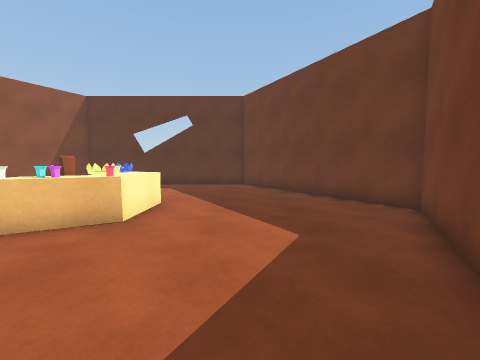
view 1 (above)

12 first-person views from a walk through a Unity game level. The camera is 1.3 m above the floor, tilts 4° down and sees 90° across. The floor is counted in squares, 1 m on a side. Each view is taken from the middle of a square. On the plan, view 1 faces up. The plan holds only what a view shows up to about 12 squares ahead; the rest is blank. The player character is not drawn.

view 2
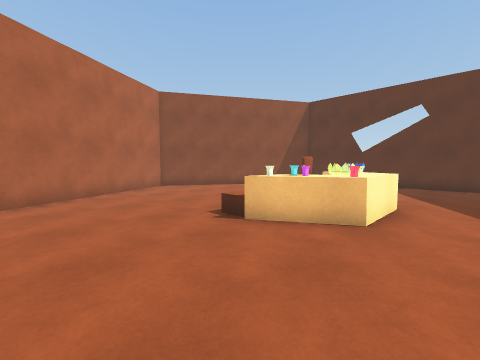

view 3
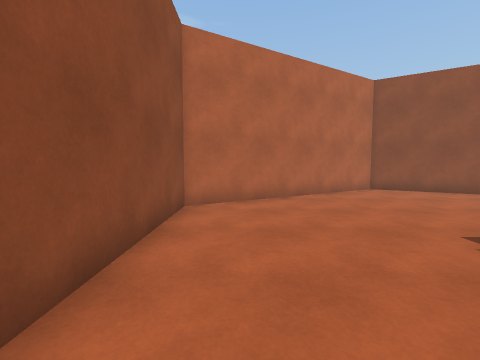

view 4
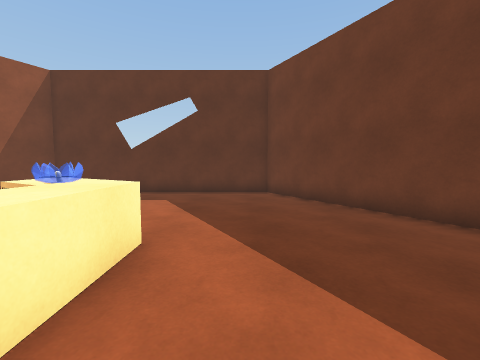

view 5
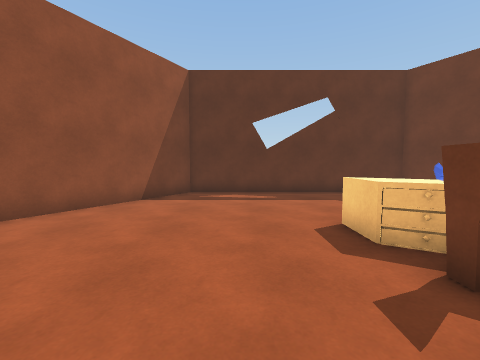

view 6
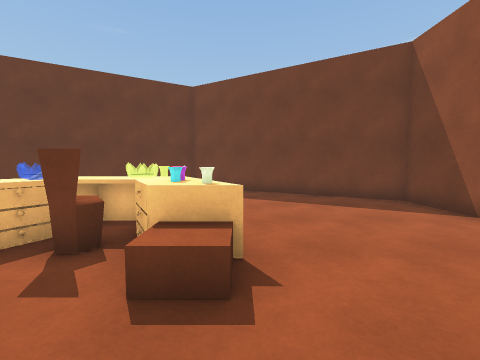

view 7
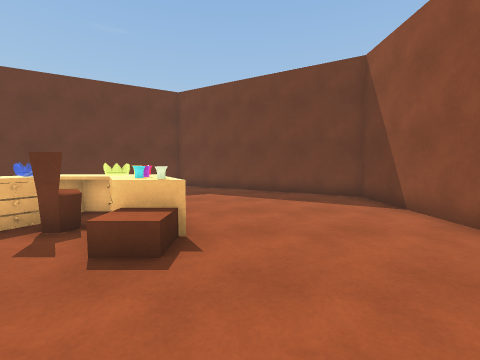

view 8
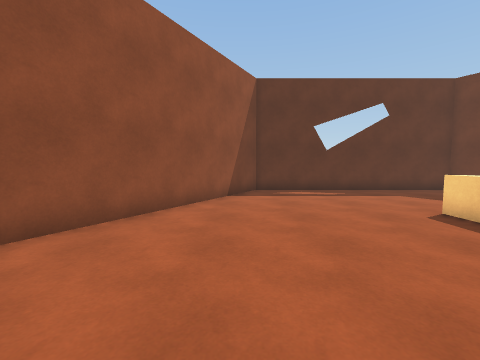

view 9
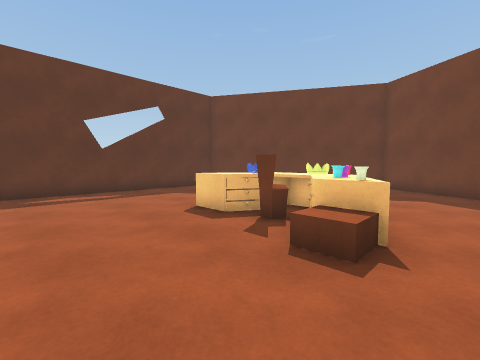

view 10
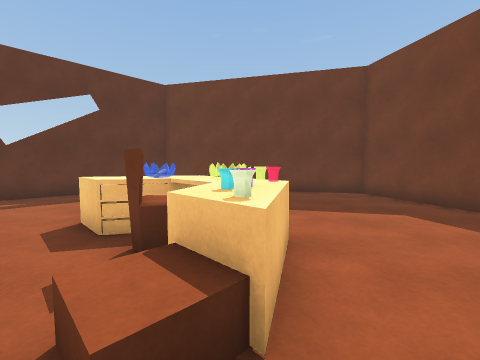

view 11
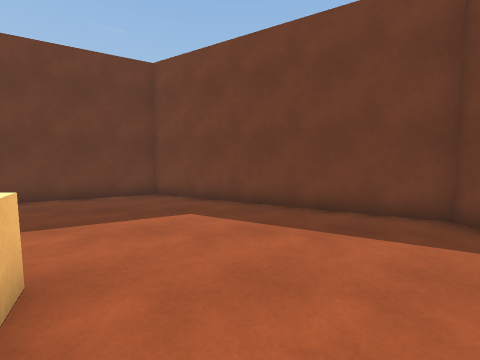

view 12
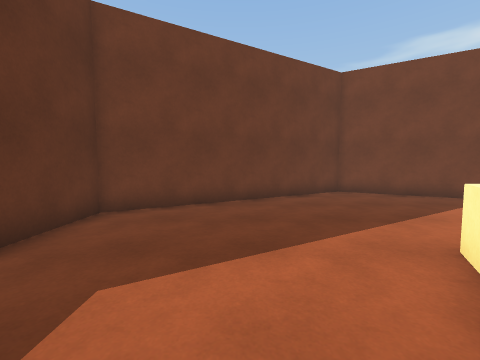

### Floor plan
Points are (right, up) in squares from view 1. A wall is a line through its corners. A room is listed if a view was taken in it or the views show most of it. See-through windows are left out.
Room 1 (views 1, 2, 3, 4, 5, 6, 7, 8, 9, 10, 11, 12)
walls: (-9.2, 14.7) (-13.9, 6.5) (-9.2, -1.7) (0.2, -1.7) (5, 6.5) (0.2, 14.7) (-9.2, 14.7)
objects: other object (-5, 8) to (-5, 9); other object (-4, 5); other object (-4, 6) to (-3, 6); other object (-4, 7) to (-4, 8); other object (-3, 7) to (-3, 8)

Where each view was taken, in squares from view 1:
view 1: 0 up, 0 right, facing up
view 2: 0 up, 1 left, facing up-left
view 3: 0 up, 2 left, facing left
view 4: 4 up, 1 left, facing up
view 5: 4 up, 7 left, facing up
view 6: 4 up, 8 left, facing right
view 7: 3 up, 9 left, facing right
view 8: 3 up, 10 left, facing up
view 9: 3 up, 9 left, facing up-right
view 10: 3 up, 6 left, facing up-right
view 11: 3 up, 5 left, facing right
view 12: 11 up, 6 left, facing right
